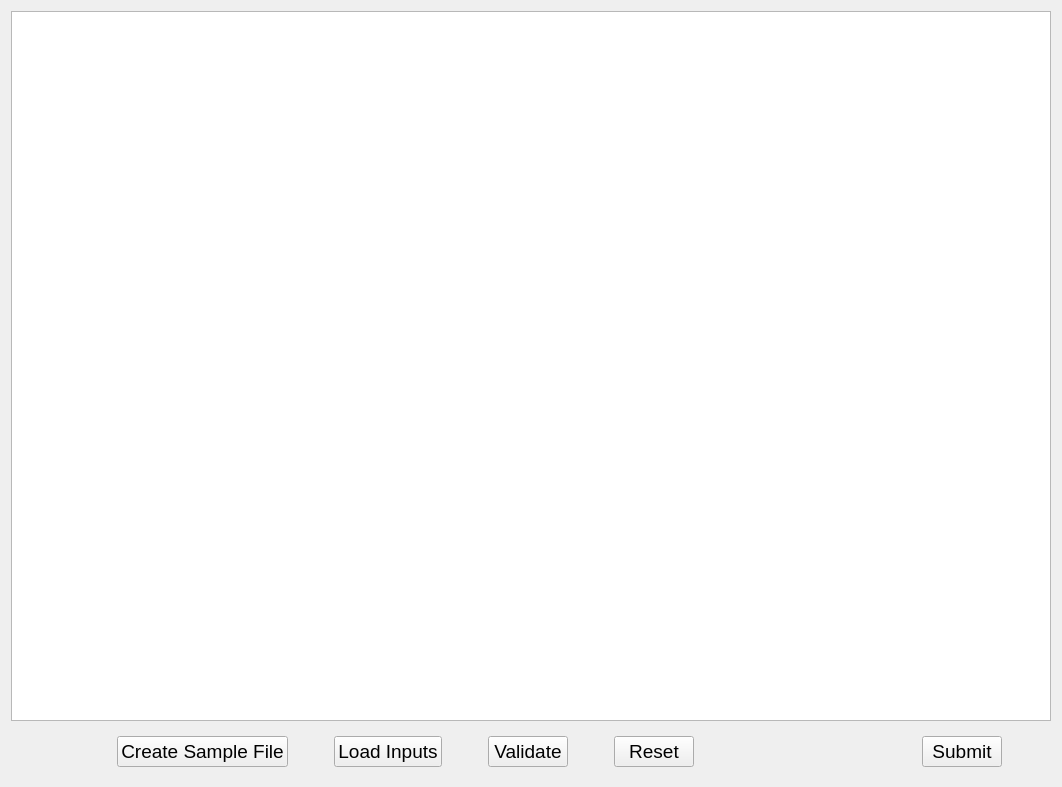
<?xml version="1.0" encoding="UTF-8"?>
<ui version="4.0">
 <class>Form</class>
 <widget class="QWidget" name="Form">
  <property name="geometry">
   <rect>
    <x>0</x>
    <y>0</y>
    <width>1062</width>
    <height>787</height>
   </rect>
  </property>
  <property name="font">
   <font>
    <family>Segoe UI</family>
    <pointsize>14</pointsize>
   </font>
  </property>
  <property name="windowTitle">
   <string>Form</string>
  </property>
  <layout class="QVBoxLayout" name="verticalLayout">
   <item>
    <widget class="QTableWidget" name="tableWidget">
     <property name="maximumSize">
      <size>
       <width>16777215</width>
       <height>16777215</height>
      </size>
     </property>
    </widget>
   </item>
   <item>
    <widget class="QWidget" name="widget" native="true">
     <layout class="QHBoxLayout" name="horizontalLayout">
      <item>
       <spacer name="horizontalSpacer_2">
        <property name="orientation">
         <enum>Qt::Horizontal</enum>
        </property>
        <property name="sizeType">
         <enum>QSizePolicy::Maximum</enum>
        </property>
        <property name="sizeHint" stdset="0">
         <size>
          <width>40</width>
          <height>20</height>
         </size>
        </property>
       </spacer>
      </item>
      <item>
       <widget class="QLabel" name="label">
        <property name="maximumSize">
         <size>
          <width>60</width>
          <height>60</height>
         </size>
        </property>
        <property name="text">
         <string/>
        </property>
       </widget>
      </item>
      <item>
       <spacer name="horizontalSpacer_6">
        <property name="orientation">
         <enum>Qt::Horizontal</enum>
        </property>
        <property name="sizeType">
         <enum>QSizePolicy::Maximum</enum>
        </property>
        <property name="sizeHint" stdset="0">
         <size>
          <width>40</width>
          <height>20</height>
         </size>
        </property>
       </spacer>
      </item>
      <item>
       <widget class="QPushButton" name="pushButton_3">
        <property name="toolTip">
         <string>Create a sample file for this module on the desktop</string>
        </property>
        <property name="text">
         <string>Create Sample File</string>
        </property>
        <property name="icon">
         <iconset>
          <normaloff>Assets/sample.png</normaloff>Assets/sample.png</iconset>
        </property>
        <property name="iconSize">
         <size>
          <width>30</width>
          <height>30</height>
         </size>
        </property>
       </widget>
      </item>
      <item>
       <spacer name="horizontalSpacer_4">
        <property name="orientation">
         <enum>Qt::Horizontal</enum>
        </property>
        <property name="sizeType">
         <enum>QSizePolicy::Maximum</enum>
        </property>
        <property name="sizeHint" stdset="0">
         <size>
          <width>40</width>
          <height>20</height>
         </size>
        </property>
       </spacer>
      </item>
      <item>
       <widget class="QPushButton" name="pushButton">
        <property name="toolTip">
         <string>Load data from a .CSV or .XLS or .XLSX file</string>
        </property>
        <property name="text">
         <string>Load Inputs</string>
        </property>
        <property name="icon">
         <iconset>
          <normaloff>Assets/load.png</normaloff>Assets/load.png</iconset>
        </property>
        <property name="iconSize">
         <size>
          <width>30</width>
          <height>30</height>
         </size>
        </property>
       </widget>
      </item>
      <item>
       <spacer name="horizontalSpacer_5">
        <property name="orientation">
         <enum>Qt::Horizontal</enum>
        </property>
        <property name="sizeType">
         <enum>QSizePolicy::Maximum</enum>
        </property>
        <property name="sizeHint" stdset="0">
         <size>
          <width>40</width>
          <height>20</height>
         </size>
        </property>
       </spacer>
      </item>
      <item>
       <widget class="QPushButton" name="pushButton_4">
        <property name="toolTip">
         <string>Validate data entries in the table</string>
        </property>
        <property name="text">
         <string>Validate</string>
        </property>
        <property name="icon">
         <iconset>
          <normaloff>Assets/validate.png</normaloff>Assets/validate.png</iconset>
        </property>
        <property name="iconSize">
         <size>
          <width>30</width>
          <height>30</height>
         </size>
        </property>
       </widget>
      </item>
      <item>
       <spacer name="horizontalSpacer">
        <property name="orientation">
         <enum>Qt::Horizontal</enum>
        </property>
        <property name="sizeType">
         <enum>QSizePolicy::Maximum</enum>
        </property>
        <property name="sizeHint" stdset="0">
         <size>
          <width>40</width>
          <height>20</height>
         </size>
        </property>
       </spacer>
      </item>
      <item>
       <widget class="QPushButton" name="pushButton_5">
        <property name="text">
         <string>Reset</string>
        </property>
        <property name="icon">
         <iconset>
          <normaloff>Assets/reset.png</normaloff>Assets/reset.png</iconset>
        </property>
        <property name="iconSize">
         <size>
          <width>30</width>
          <height>30</height>
         </size>
        </property>
       </widget>
      </item>
      <item>
       <spacer name="horizontalSpacer_7">
        <property name="orientation">
         <enum>Qt::Horizontal</enum>
        </property>
        <property name="sizeType">
         <enum>QSizePolicy::Expanding</enum>
        </property>
        <property name="sizeHint" stdset="0">
         <size>
          <width>40</width>
          <height>20</height>
         </size>
        </property>
       </spacer>
      </item>
      <item>
       <widget class="QPushButton" name="pushButton_2">
        <property name="toolTip">
         <string>Submit the sheet and create respective files</string>
        </property>
        <property name="text">
         <string>Submit</string>
        </property>
        <property name="icon">
         <iconset>
          <normaloff>Assets/submit.png</normaloff>Assets/submit.png</iconset>
        </property>
        <property name="iconSize">
         <size>
          <width>30</width>
          <height>30</height>
         </size>
        </property>
       </widget>
      </item>
      <item>
       <spacer name="horizontalSpacer_3">
        <property name="orientation">
         <enum>Qt::Horizontal</enum>
        </property>
        <property name="sizeType">
         <enum>QSizePolicy::Maximum</enum>
        </property>
        <property name="sizeHint" stdset="0">
         <size>
          <width>40</width>
          <height>20</height>
         </size>
        </property>
       </spacer>
      </item>
     </layout>
    </widget>
   </item>
  </layout>
 </widget>
 <resources/>
 <connections/>
</ui>
